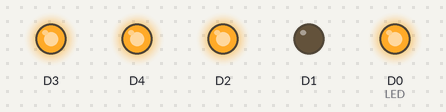
The sketch below on a simulated ESP8266 (NodeMCU). Parts: output pins drawn as LEDs (lit = HIGH).

Above: at 0.2 s.
At 0.7 s:
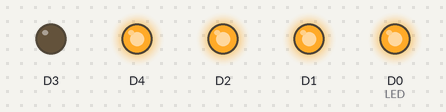
At 2.2 s:
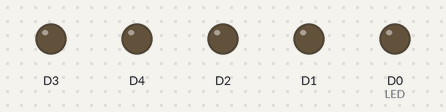
At 4.0 s:
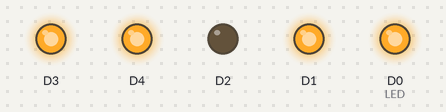
Timing chart, 0 to 5.8 s (numbered marks = the images above):
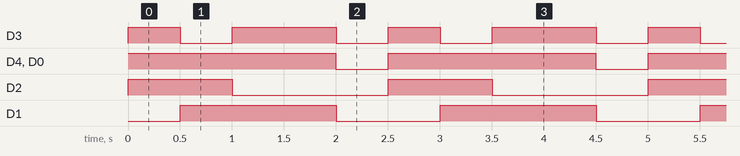

The sketch:

SimpleLedBlinkESP8266.ino
```cpp
#define LED D0  // Led in NodeMCU at pin GPIO16 (D0).

#define REDi D1
#define GREi D2
#define BLUi D3
#define Hg D4


int i = 0;


void setup() {
  pinMode(LED, OUTPUT);  // LED pin as output.
}


void loop() {
  i++;
  switch(i % 5){
    case 0:
      allOff();
      ledOn();
      break;
    case 1:
      redOn();
      ledOff();
      break;
    case 2:
      blueOn();
      ledOff();
      break;
    case 3:
      greenOn();
      ledOff();
      break;

  }
  delay(500);
}

void ledOn(){
  digitalWrite(LED, LOW);
}

void ledOff(){
  digitalWrite(LED, HIGH);
}

int maxVal = 255;

void redOn() {
  setBrightness(Hg, maxVal);
  setBrightness(REDi, 0);
  setBrightness(GREi, maxVal);
  setBrightness(BLUi, maxVal);
}

void greenOn() {
  setBrightness(Hg, maxVal);
  setBrightness(REDi, maxVal);
  setBrightness(GREi, 0);
  setBrightness(BLUi, maxVal);
}

void blueOn() {
  setBrightness(Hg, maxVal);
  setBrightness(REDi, maxVal);
  setBrightness(GREi, maxVal);
  setBrightness(BLUi, 0);
}

void allOff() {
  setBrightness(Hg, 0);
  setBrightness(REDi, 0);
  setBrightness(GREi, 0);
  setBrightness(BLUi, 0);
}

void setBrightness(int led, int brightness) {
  analogWrite(led, brightness);
}
```

Measured:
- by itself, D3: repeats every 2.5 s: LOW 0.50 s, HIGH 1.0 s, LOW 0.50 s, HIGH 0.50 s
- by itself, D4, D0 (LED): alternates HIGH for 2.0 s and LOW for 0.50 s
- by itself, D2: alternates HIGH for 1.0 s and LOW for 1.5 s
- by itself, D1: alternates HIGH for 1.5 s and LOW for 1.0 s
